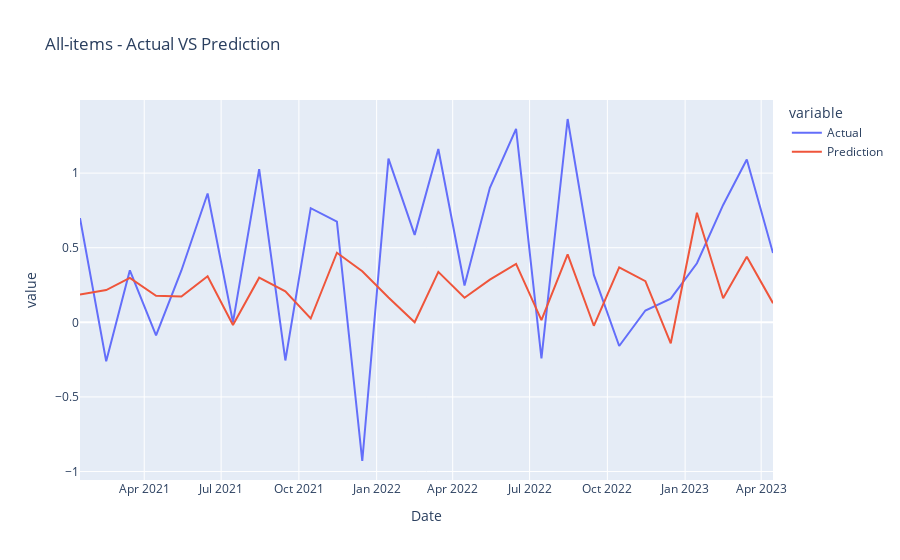
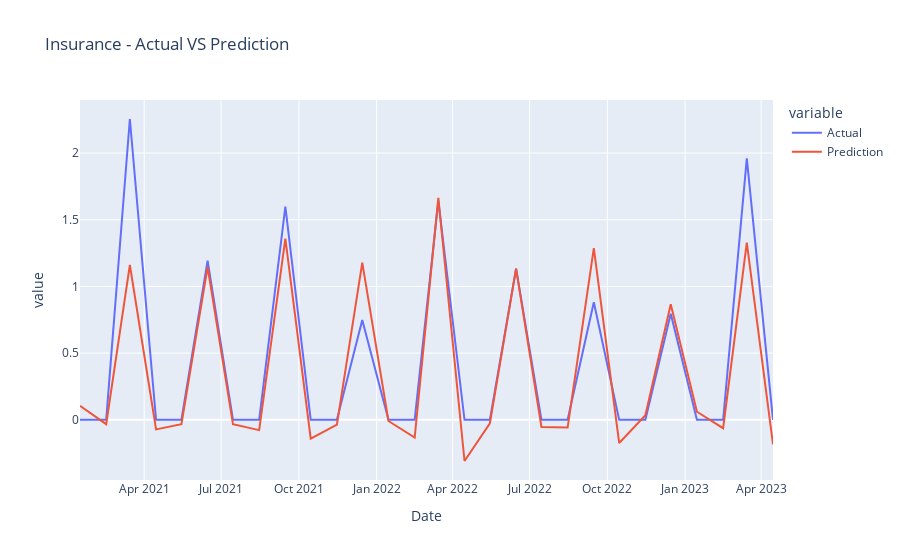
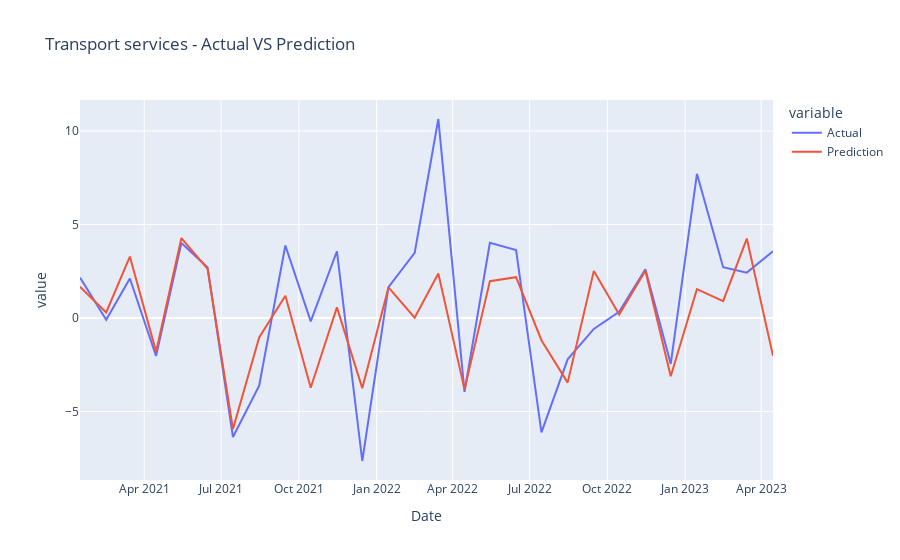
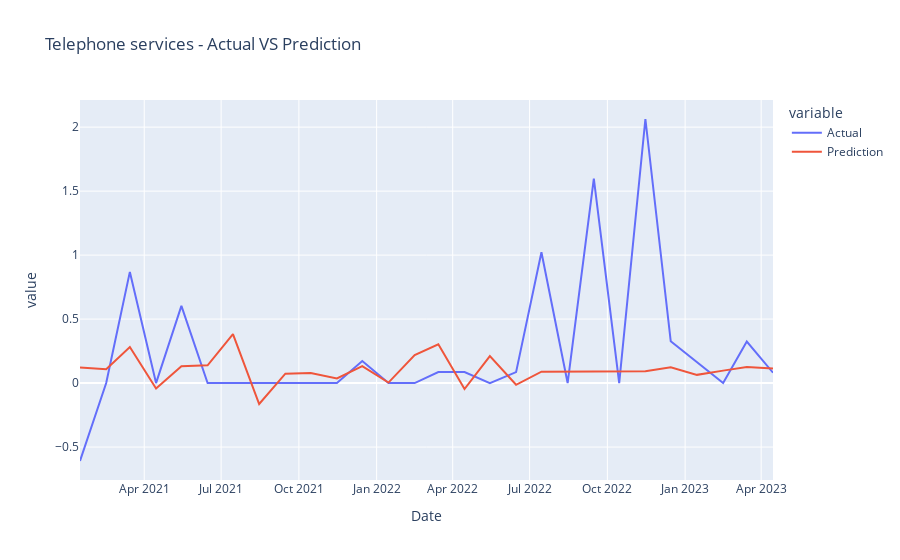

Notebook code for these charts, in order:
### Markdown cell above
Plot Results:

### Code cell
def plot_results(all_data_dict, categories):
    category_samples = ['All-items']+random.sample(categories, 10)
    for category in category_samples:
        category_df = all_data_dict[category]
        fig = px.line(category_df, x="Date", y=["Actual", "Prediction"], title=f'{category} - Actual VS Prediction')
        fig.show()

plot_results(all_data_test_dict, all_categories)

### Figure 1 — Plotly figure (JSON) as saved in the notebook; plotly's stock layout.template omitted (floating-point values rounded to 4 significant figures)
{"data": [{"hovertemplate": "variable=Actual<br>Date=%{x}<br>value=%{y}<extra></extra>", "legendgroup": "Actual", "line": {"color": "#636efa", "dash": "solid"}, "marker": {"symbol": "circle"}, "mode": "lines", "name": "Actual", "orientation": "v", "showlegend": true, "type": "scatter", "x": ["2021-01-15", "2021-02-15", "2021-03-15", "2021-04-15", "2021-05-15", "2021-06-15", "2021-07-15", "2021-08-15", "2021-09-15", "2021-10-15", "2021-11-15", "2021-12-15", "2022-01-15", "2022-02-15", "2022-03-15", "2022-04-15", "2022-05-15", "2022-06-15", "2022-07-15", "2022-08-15", "2022-09-15", "2022-10-15", "2022-11-15", "2022-12-15", "2023-01-15", "2023-02-15", "2023-03-15", "2023-04-15"], "xaxis": "x", "y": [0.6987, -0.2614, 0.3484, -0.08699, 0.3475, 0.8636, 0, 1.027, -0.2556, 0.765, 0.6751, -0.9295, 1.098, 0.586, 1.162, 0.2472, 0.9013, 1.297, -0.2418, 1.363, 0.318, -0.1589, 0.07946, 0.1587, 0.3957, 0.7868, 1.091, 0.464], "yaxis": "y"}, {"hovertemplate": "variable=Prediction<br>Date=%{x}<br>value=%{y}<extra></extra>", "legendgroup": "Prediction", "line": {"color": "#EF553B", "dash": "solid"}, "marker": {"symbol": "circle"}, "mode": "lines", "name": "Prediction", "orientation": "v", "showlegend": true, "type": "scatter", "x": ["2021-01-15", "2021-02-15", "2021-03-15", "2021-04-15", "2021-05-15", "2021-06-15", "2021-07-15", "2021-08-15", "2021-09-15", "2021-10-15", "2021-11-15", "2021-12-15", "2022-01-15", "2022-02-15", "2022-03-15", "2022-04-15", "2022-05-15", "2022-06-15", "2022-07-15", "2022-08-15", "2022-09-15", "2022-10-15", "2022-11-15", "2022-12-15", "2023-01-15", "2023-02-15", "2023-03-15", "2023-04-15"], "xaxis": "x", "y": [0.1866, 0.216, 0.2973, 0.1774, 0.1727, 0.3092, -0.01826, 0.2994, 0.2079, 0.02558, 0.4664, 0.3423, 0.1666, 0.0003602, 0.3384, 0.165, 0.2859, 0.3913, 0.01418, 0.4552, -0.02319, 0.3689, 0.276, -0.1406, 0.7341, 0.1611, 0.4392, 0.1286], "yaxis": "y"}], "layout": {"legend": {"title": {"text": "variable"}, "tracegroupgap": 0}, "title": {"text": "All-items - Actual VS Prediction"}, "xaxis": {"anchor": "y", "domain": [0, 1], "title": {"text": "Date"}}, "yaxis": {"anchor": "x", "domain": [0, 1], "title": {"text": "value"}}}}

### Figure 2 — Plotly figure (JSON) as saved in the notebook; plotly's stock layout.template omitted (floating-point values rounded to 4 significant figures)
{"data": [{"hovertemplate": "variable=Actual<br>Date=%{x}<br>value=%{y}<extra></extra>", "legendgroup": "Actual", "line": {"color": "#636efa", "dash": "solid"}, "marker": {"symbol": "circle"}, "mode": "lines", "name": "Actual", "orientation": "v", "showlegend": true, "type": "scatter", "x": ["2021-01-15", "2021-02-15", "2021-03-15", "2021-04-15", "2021-05-15", "2021-06-15", "2021-07-15", "2021-08-15", "2021-09-15", "2021-10-15", "2021-11-15", "2021-12-15", "2022-01-15", "2022-02-15", "2022-03-15", "2022-04-15", "2022-05-15", "2022-06-15", "2022-07-15", "2022-08-15", "2022-09-15", "2022-10-15", "2022-11-15", "2022-12-15", "2023-01-15", "2023-02-15", "2023-03-15", "2023-04-15"], "xaxis": "x", "y": [0, 0, 2.255, 0, 0, 1.194, 0, 0, 1.597, 0, 0, 0.7478, 0, 0, 1.642, 0, 0, 1.134, 0, 0, 0.8818, 0, 0, 0.7949, 0, 0, 1.96, 0], "yaxis": "y"}, {"hovertemplate": "variable=Prediction<br>Date=%{x}<br>value=%{y}<extra></extra>", "legendgroup": "Prediction", "line": {"color": "#EF553B", "dash": "solid"}, "marker": {"symbol": "circle"}, "mode": "lines", "name": "Prediction", "orientation": "v", "showlegend": true, "type": "scatter", "x": ["2021-01-15", "2021-02-15", "2021-03-15", "2021-04-15", "2021-05-15", "2021-06-15", "2021-07-15", "2021-08-15", "2021-09-15", "2021-10-15", "2021-11-15", "2021-12-15", "2022-01-15", "2022-02-15", "2022-03-15", "2022-04-15", "2022-05-15", "2022-06-15", "2022-07-15", "2022-08-15", "2022-09-15", "2022-10-15", "2022-11-15", "2022-12-15", "2023-01-15", "2023-02-15", "2023-03-15", "2023-04-15"], "xaxis": "x", "y": [0.1054, -0.03228, 1.161, -0.07167, -0.03279, 1.145, -0.03338, -0.07734, 1.358, -0.1411, -0.03633, 1.179, -0.008721, -0.1328, 1.665, -0.3086, -0.02562, 1.133, -0.0535, -0.05798, 1.287, -0.1739, 0.03498, 0.867, 0.06068, -0.06288, 1.328, -0.1844], "yaxis": "y"}], "layout": {"legend": {"title": {"text": "variable"}, "tracegroupgap": 0}, "title": {"text": "Insurance - Actual VS Prediction"}, "xaxis": {"anchor": "y", "domain": [0, 1], "title": {"text": "Date"}}, "yaxis": {"anchor": "x", "domain": [0, 1], "title": {"text": "value"}}}}

### Figure 3 — Plotly figure (JSON) as saved in the notebook; plotly's stock layout.template omitted (floating-point values rounded to 4 significant figures)
{"data": [{"hovertemplate": "variable=Actual<br>Date=%{x}<br>value=%{y}<extra></extra>", "legendgroup": "Actual", "line": {"color": "#636efa", "dash": "solid"}, "marker": {"symbol": "circle"}, "mode": "lines", "name": "Actual", "orientation": "v", "showlegend": true, "type": "scatter", "x": ["2021-01-15", "2021-02-15", "2021-03-15", "2021-04-15", "2021-05-15", "2021-06-15", "2021-07-15", "2021-08-15", "2021-09-15", "2021-10-15", "2021-11-15", "2021-12-15", "2022-01-15", "2022-02-15", "2022-03-15", "2022-04-15", "2022-05-15", "2022-06-15", "2022-07-15", "2022-08-15", "2022-09-15", "2022-10-15", "2022-11-15", "2022-12-15", "2023-01-15", "2023-02-15", "2023-03-15", "2023-04-15"], "xaxis": "x", "y": [2.16, -0.08909, 2.116, -2.027, 4.015, 2.701, -6.36, -3.614, 3.88, -0.1771, 3.57, -7.641, 1.648, 3.481, 10.64, -3.941, 4.02, 3.637, -6.11, -2.205, -0.5797, 0.3317, 2.615, -2.449, 7.711, 2.717, 2.427, 3.569], "yaxis": "y"}, {"hovertemplate": "variable=Prediction<br>Date=%{x}<br>value=%{y}<extra></extra>", "legendgroup": "Prediction", "line": {"color": "#EF553B", "dash": "solid"}, "marker": {"symbol": "circle"}, "mode": "lines", "name": "Prediction", "orientation": "v", "showlegend": true, "type": "scatter", "x": ["2021-01-15", "2021-02-15", "2021-03-15", "2021-04-15", "2021-05-15", "2021-06-15", "2021-07-15", "2021-08-15", "2021-09-15", "2021-10-15", "2021-11-15", "2021-12-15", "2022-01-15", "2022-02-15", "2022-03-15", "2022-04-15", "2022-05-15", "2022-06-15", "2022-07-15", "2022-08-15", "2022-09-15", "2022-10-15", "2022-11-15", "2022-12-15", "2023-01-15", "2023-02-15", "2023-03-15", "2023-04-15"], "xaxis": "x", "y": [1.672, 0.3031, 3.287, -1.795, 4.277, 2.624, -5.935, -1.038, 1.192, -3.725, 0.5687, -3.748, 1.638, 0.0157, 2.377, -3.813, 1.973, 2.184, -1.185, -3.452, 2.51, 0.1943, 2.525, -3.107, 1.544, 0.9012, 4.251, -2.015], "yaxis": "y"}], "layout": {"legend": {"title": {"text": "variable"}, "tracegroupgap": 0}, "title": {"text": "Transport services - Actual VS Prediction"}, "xaxis": {"anchor": "y", "domain": [0, 1], "title": {"text": "Date"}}, "yaxis": {"anchor": "x", "domain": [0, 1], "title": {"text": "value"}}}}

### Figure 4 — Plotly figure (JSON) as saved in the notebook; plotly's stock layout.template omitted (floating-point values rounded to 4 significant figures)
{"data": [{"hovertemplate": "variable=Actual<br>Date=%{x}<br>value=%{y}<extra></extra>", "legendgroup": "Actual", "line": {"color": "#636efa", "dash": "solid"}, "marker": {"symbol": "circle"}, "mode": "lines", "name": "Actual", "orientation": "v", "showlegend": true, "type": "scatter", "x": ["2021-01-15", "2021-02-15", "2021-03-15", "2021-04-15", "2021-05-15", "2021-06-15", "2021-07-15", "2021-08-15", "2021-09-15", "2021-10-15", "2021-11-15", "2021-12-15", "2022-01-15", "2022-02-15", "2022-03-15", "2022-04-15", "2022-05-15", "2022-06-15", "2022-07-15", "2022-08-15", "2022-09-15", "2022-10-15", "2022-11-15", "2022-12-15", "2023-01-15", "2023-02-15", "2023-03-15", "2023-04-15"], "xaxis": "x", "y": [-0.609, 0, 0.8688, 0, 0.6037, 0, 0, 0, 0, 0, 0, 0.1718, 0, 0, 0.0858, 0.08573, 0, 0.08565, 1.022, 0, 1.597, 0, 2.064, 0.3263, 0.1627, 0, 0.3247, 0.081], "yaxis": "y"}, {"hovertemplate": "variable=Prediction<br>Date=%{x}<br>value=%{y}<extra></extra>", "legendgroup": "Prediction", "line": {"color": "#EF553B", "dash": "solid"}, "marker": {"symbol": "circle"}, "mode": "lines", "name": "Prediction", "orientation": "v", "showlegend": true, "type": "scatter", "x": ["2021-01-15", "2021-02-15", "2021-03-15", "2021-04-15", "2021-05-15", "2021-06-15", "2021-07-15", "2021-08-15", "2021-09-15", "2021-10-15", "2021-11-15", "2021-12-15", "2022-01-15", "2022-02-15", "2022-03-15", "2022-04-15", "2022-05-15", "2022-06-15", "2022-07-15", "2022-08-15", "2022-09-15", "2022-10-15", "2022-11-15", "2022-12-15", "2023-01-15", "2023-02-15", "2023-03-15", "2023-04-15"], "xaxis": "x", "y": [0.1225, 0.1073, 0.2817, -0.04231, 0.1318, 0.1385, 0.382, -0.1636, 0.07341, 0.0784, 0.0367, 0.133, 0.003901, 0.2194, 0.3032, -0.04663, 0.2107, -0.01324, 0.08906, 0.08991, 0.09083, 0.09598, 0.09227, 0.1228, 0.06422, 0.09727, 0.1255, 0.1142], "yaxis": "y"}], "layout": {"legend": {"title": {"text": "variable"}, "tracegroupgap": 0}, "title": {"text": "Telephone services - Actual VS Prediction"}, "xaxis": {"anchor": "y", "domain": [0, 1], "title": {"text": "Date"}}, "yaxis": {"anchor": "x", "domain": [0, 1], "title": {"text": "value"}}}}
